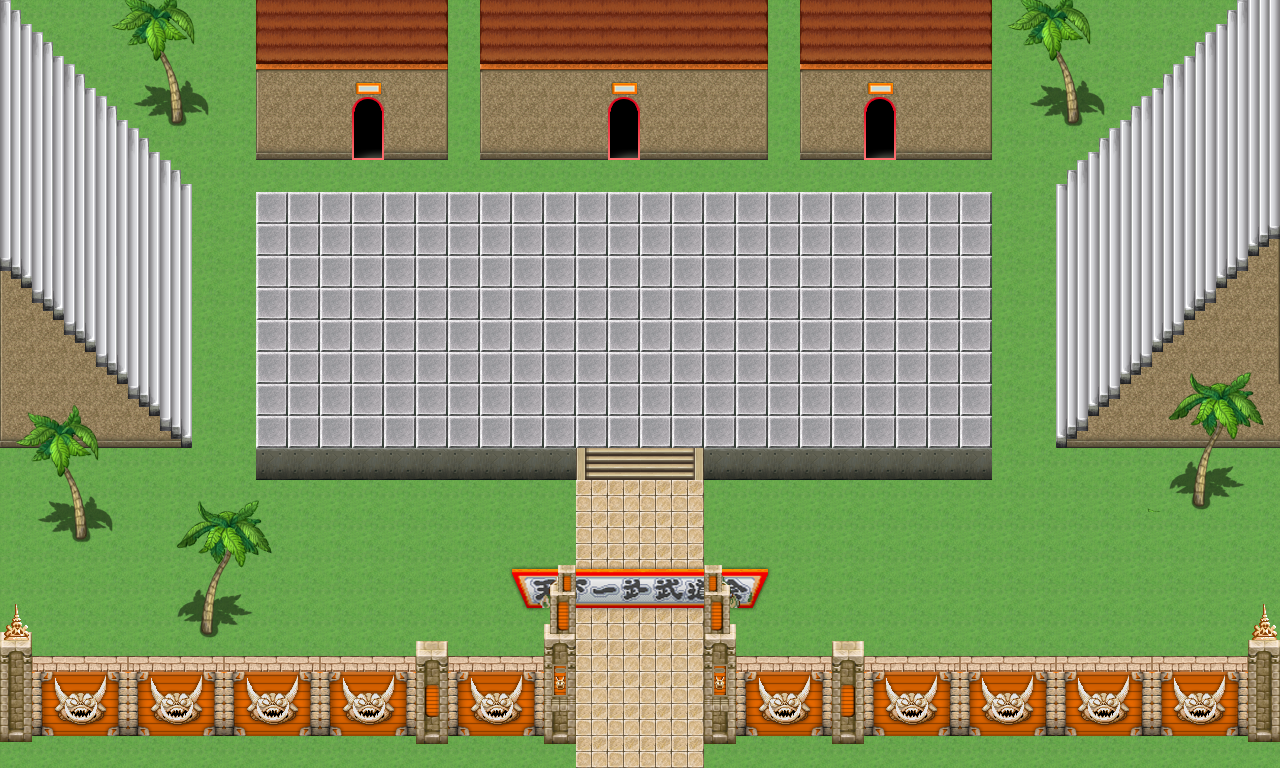

Below is a game level as drawn by its tile map, then a one-line description and the .tmx that defines it (tile-layer data replaced by summaries):
An orthogonal 40x24 tile map with 32x32 px tiles, 3 tile layers (Camada de Tiles 1, Camada de Tiles 2, Camada de Tiles 3).

<map version="1.0" orientation="orthogonal" renderorder="right-down" width="40" height="24" tilewidth="32" tileheight="32" nextobjectid="11">
 <tileset firstgid="1" name="tournament-tile" tilewidth="32" tileheight="32" tilecount="256" columns="16">
  <image source="tournament-tile.png" width="512" height="512" />
 </tileset>
 <layer name="Camada de Tiles 1" width="40" height="24">
  <data>[960 cells, 650 non-empty, 2 distinct tile ids]</data>
 </layer>
 <layer name="Camada de Tiles 2" width="40" height="24">
  <data>[960 cells, 412 non-empty, 131 distinct tile ids]</data>
 </layer>
 <layer name="Camada de Tiles 3" width="40" height="24">
  <data>[960 cells, 414 non-empty, 63 distinct tile ids]</data>
 </layer>
</map>